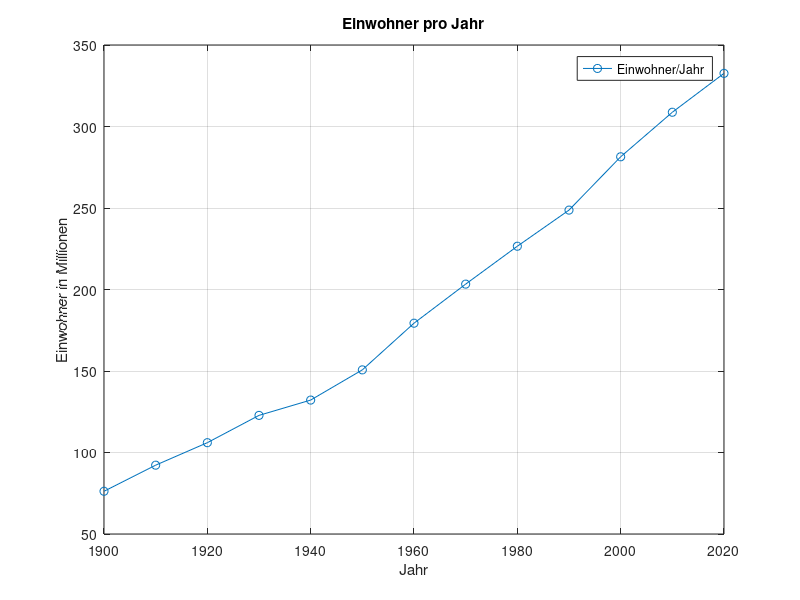

The MATLAB script that drew this image:
%Valentin Finsterle 18/04/2020 Gruppe A2

%%Aufräumen
clear;
clc;
close all;

%%Datei Laden
load('Einwohner_USA_1900_2020.mat');

Jahr = Daten(:,1);
Einwohner = Daten(:,2);

%%Plot erstellen
figure(1)
plot(Jahr,Einwohner,'-o')
xlabel('Jahr')
ylabel('Einwohner in Millionen')
title('Einwohner pro Jahr')
legend('Einwohner/Jahr')
grid


